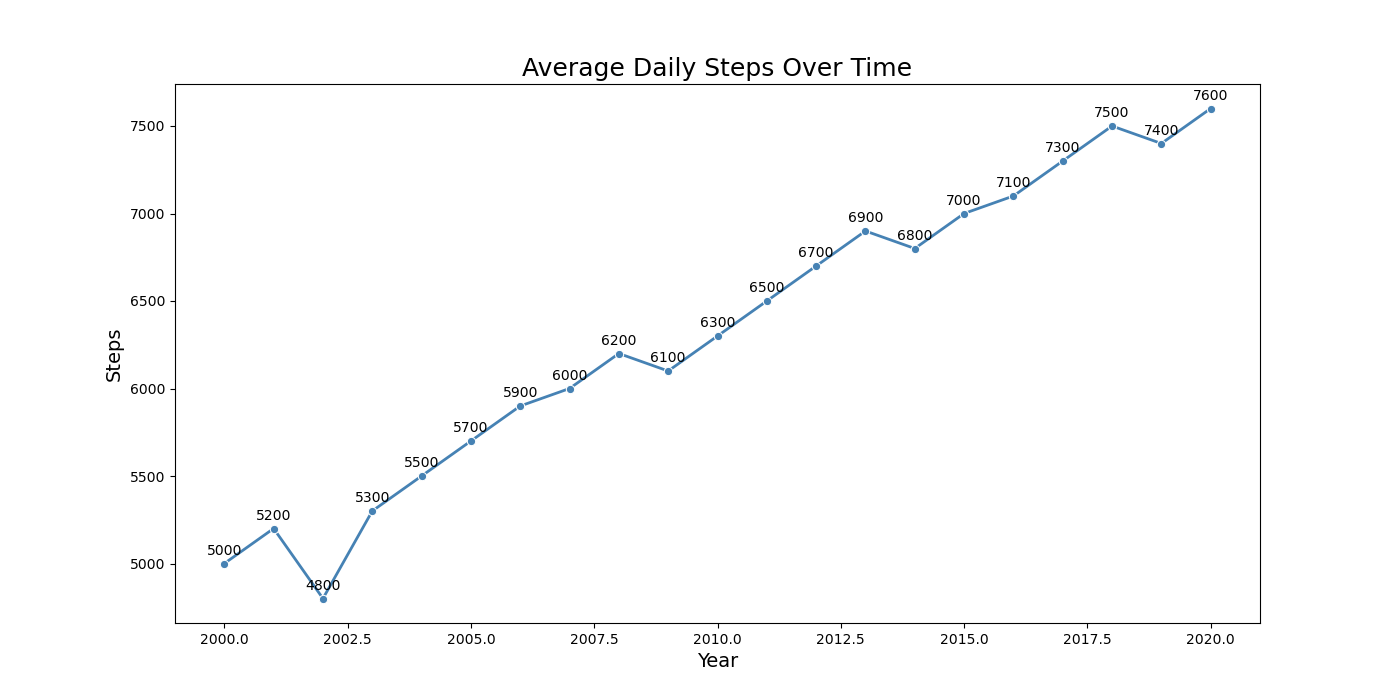

Generate this figure with Python:

import seaborn as sns
import pandas as pd
import matplotlib.pyplot as plt

# Given data
data = {
    'Year': list(range(2000, 2021)),
    'Steps': [
        5000, 5200, 4800, 5300, 5500, 5700, 5900,
        6000, 6200, 6100, 6300, 6500, 6700, 6900,
        6800, 7000, 7100, 7300, 7500, 7400, 7600
    ]
}

# Create a DataFrame
df = pd.DataFrame(data)

# Set the size of the plot
plt.figure(figsize=(14, 7))

# Create the line chart
line_chart = sns.lineplot(data=df, x='Year', y='Steps', marker='o', color='#4682B4', linewidth=2)

# Annotate specific points with a loop
for i in range(df.shape[0]):
    plt.text(x=df['Year'][i], y=df['Steps'][i] + 50, s=f"{df['Steps'][i]}", ha='center')

# Set the title and labels
plt.title('Average Daily Steps Over Time', fontsize=18)
plt.xlabel('Year', fontsize=14)
plt.ylabel('Steps', fontsize=14)

# Show the plot
plt.show()
